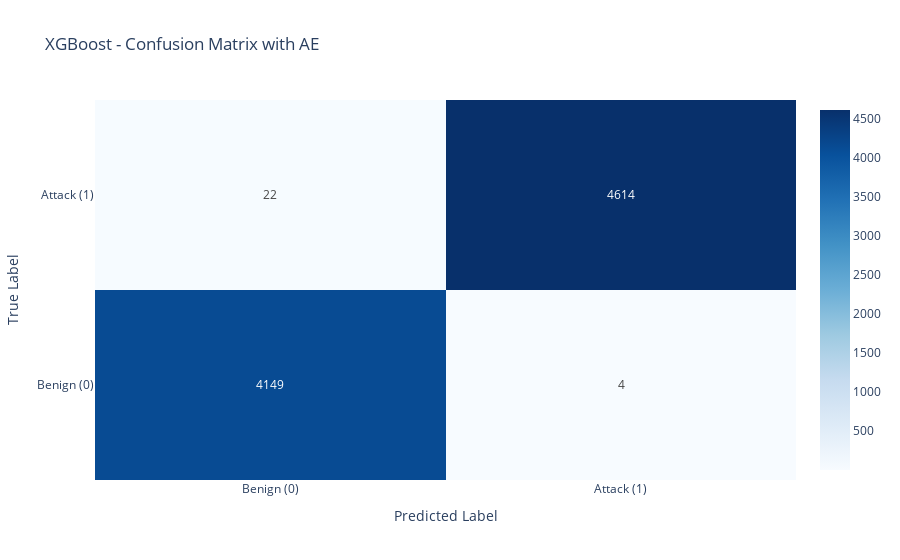

Notebook source saved alongside this figure:
### Code cell
xgb_model = xgb.XGBClassifier(use_label_encoder=False, eval_metric='logloss')
xgb_model.fit(X_train, y_train)
y_pred_xgb = xgb_model.predict(X_test)
cm_xgb = confusion_matrix(y_test, y_pred_xgb)
plot_confusion_matrix_plotly(cm_xgb, ['Benign (0)', 'Attack (1)'], "XGBoost")

### Figure 1 — Plotly figure (JSON) as saved in the notebook; plotly's stock layout.template omitted (floating-point values rounded to 4 significant figures)
{"data": [{"colorscale": [[0, "rgb(247,251,255)"], [0.125, "rgb(222,235,247)"], [0.25, "rgb(198,219,239)"], [0.375, "rgb(158,202,225)"], [0.5, "rgb(107,174,214)"], [0.625, "rgb(66,146,198)"], [0.75, "rgb(33,113,181)"], [0.875, "rgb(8,81,156)"], [1, "rgb(8,48,107)"]], "showscale": true, "text": [[4149, 4], [22, 4614]], "texttemplate": "%{text}", "type": "heatmap", "x": ["Benign (0)", "Attack (1)"], "y": ["Benign (0)", "Attack (1)"], "z": [[4149, 4], [22, 4614]]}], "layout": {"title": {"text": "XGBoost - Confusion Matrix with AE"}, "xaxis": {"title": {"text": "Predicted Label"}}, "yaxis": {"title": {"text": "True Label"}}}}
